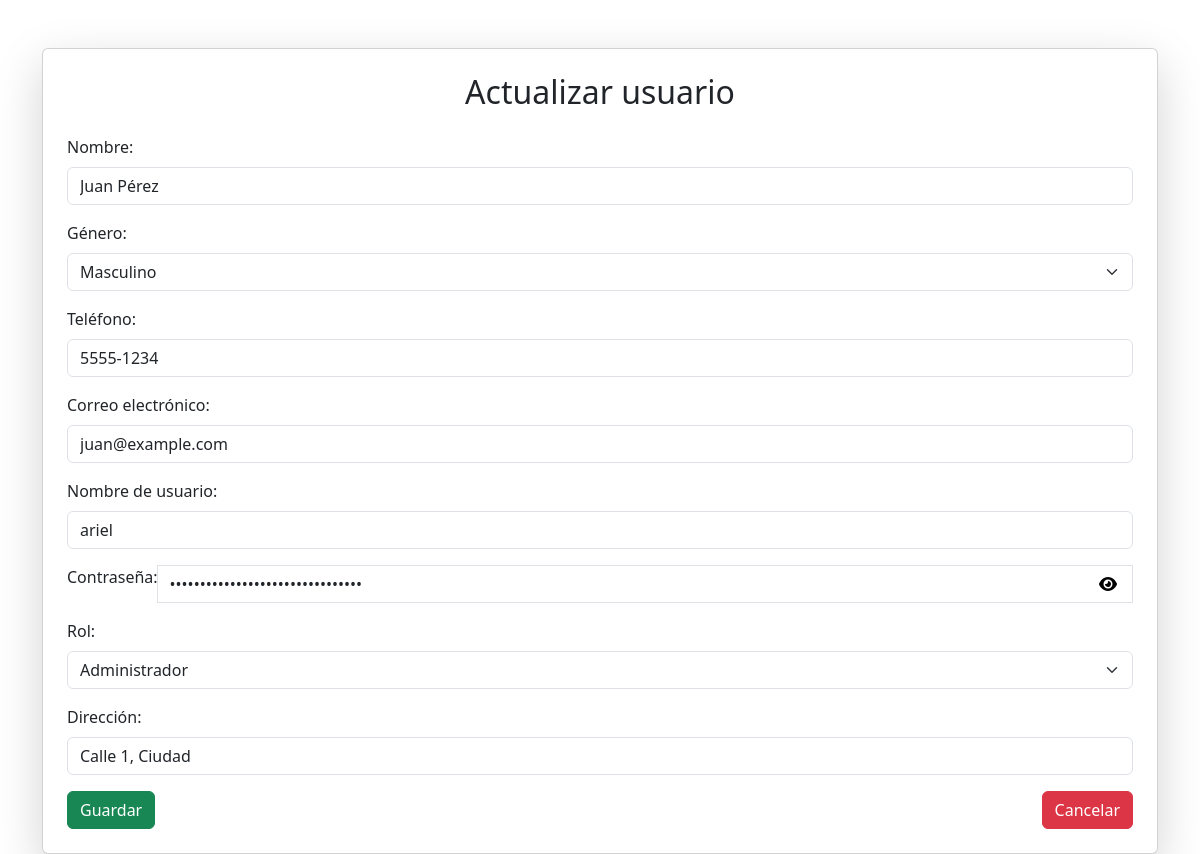
/PuellaSchool/views/user/userIndex.php?action=edit&id=1 (signed in), run on the app's committed database.
### tables this page shows
CREATE TABLE `tbl_user` (
  `UserID` int NOT NULL AUTO_INCREMENT,
  `userCode` varchar(10) NOT NULL,
  `userName` varchar(255) NOT NULL,
  `userGender` varchar(50) NOT NULL,
  `userPhone` varchar(50) NOT NULL,
  `userEmail` varchar(100) NOT NULL,
  `userNickname` varchar(25) NOT NULL,
  `userPassword` varchar(500) NOT NULL,
  `userAddress` varchar(255) NOT NULL,
  `RolID` int DEFAULT NULL,
  PRIMARY KEY (`UserID`),
  UNIQUE KEY `userCode` (`userCode`),
  KEY `RolID` (`RolID`),
  CONSTRAINT `tbl_user_ibfk_1` FOREIGN KEY (`RolID`) REFERENCES `tbl_role` (`RolID`) ON DELETE SET NULL
);

### PuellaSchool/controllers/userController.php (called while the page is built, shortened)
<?php
require_once(dirname(__FILE__) . "/../conf/database.php");
require_once(dirname(__FILE__) . "/../models/userModel.php");
class UserController
{
    private $user;
    public function __construct()
    {
        $database = new Database();
        $this->db = $database->getConnection();
        $this->user = new UserModel($this->db);
    }
    public function edit($id)
    {
        $this->user->UserID = $id;
        $this->user->getUserByID();
        $rolesResult = $this->user->getRoles();
        $roles = $rolesResult->fetchAll(PDO::FETCH_ASSOC);
        $users = $this->user;
        include(dirname(__FILE__) . '/../views/user/userUpdate.php');
    }
}

### PuellaSchool/conf/database.php (called while the page is built, shortened)
<?php
    class Database{
        private $host = "localhost";
        private $database = "PuellaSchoolDB";
        private $user = "root";
        private $password = "123123";
        public function getConnection(){
            $this->conn = null;
            try{
                $this->conn = new PDO("mysql:host=".$this->host.";dbname=".$this->database, $this->user, $this->password);
                $this->conn->exec("set names utf8");
            }catch(PDOException $ex){
                echo"Connection error: ".$ex->getMessage();
                die();
            }
            return $this->conn;
        }
    }
?>

### PuellaSchool/models/userModel.php (called while the page is built, shortened)
<?php
class UserModel
{
    private $conn;
    public $UserID;
    public function __construct($db)
    {
        $this->conn = $db;
    }
    public function getRoles()
    {
        $query = "SELECT RolID, rolName FROM tbl_role";
        $result = $this->conn->prepare($query);
        $result->execute();
        return $result;
    }
    public function getUserByID()
    {
        $query = "CALL sp_SelectUserById(:userID);";
        $result = $this->conn->prepare($query);
        $result->bindParam("userID", $this->UserID);
        $result->execute();
        $row = $result->fetch(PDO::FETCH_ASSOC);
        $this->userName = $row["userName"];
        $this->userGender = $row["userGender"];
        $this->userPhone = $row["userPhone"];
        $this->userEmail = $row["userEmail"];
        $this->userNickname = $row["userNickname"];
        $this->userPassword = $row["userPassword"];
        $this->userAddress = $row["userAddress"];
        $this->RolID = $row["RolID"];
    }
}
?>

### PuellaSchool/views/user/userUpdate.php (the view, shortened to what this page needs)
<!DOCTYPE html>
<html lang="en">
<head>
    <link href="https://cdn.jsdelivr.net/npm/bootstrap@5.3.3/dist/css/bootstrap.min.css" rel="stylesheet">
</head>
<body>
    <div class="container mt-5">
        <div class="card p-4 shadow-lg">
            <h2 class="mb-4 text-center">Actualizar usuario</h2>
            <form action="" method="POST">
                <div class="mb-3">
                    <label for="userName" class="form-label">Nombre:</label>
                    <input type="text" id="userName" name="userName" value="<?= htmlspecialchars($users->userName) ?>" class="form-control" required pattern="[A-Za-z\s]+" title="El nombre solo debe contener letras.">
                </div>
                <div class="mb-3">
                    <label for="userGender" class="form-label">Género:</label>
                    <select id="userGender" name="userGender" class="form-select" required>
                        <option value="Masculino" <?= ($users->userGender == 'Masculino') ? 'selected' : '' ?>>Masculino</option>
                    </select>
                </div>
                <div class="mb-3">
                    <label for="userPhone" class="form-label">Teléfono:</label>
                    <input type="text" id="userPhone" name="userPhone" class="form-control" required pattern="^\d{4}-\d{4}$" title="El formato del teléfono debe ser ####-####" value="<?= htmlspecialchars($users->userPhone) ?>">
                </div>
                <div class="mb-3">
                    <label for="userEmail" class="form-label">Correo electrónico:</label>
                    <input type="email" id="userEmail" name="userEmail" value="<?= htmlspecialchars($users->userEmail) ?>" class="form-control" required>
                </div>
                <div class="mb-3">
                    <label for="userNickname" class="form-label">Nombre de usuario:</label>
                    <input type="text" id="userNickname" name="userNickname" value="<?= htmlspecialchars($users->userNickname) ?>" class="form-control" required pattern="^\S+$" title="No se permiten espacios en blanco en el nombre de usuario.">
                </div>
                <div class="mb-3 input-group">
                    <label for="userPassword" class="form-label">Contraseña:</label>
                    <input type="password" id="userPassword" name="userPassword" value="<?= htmlspecialchars($users->userPassword) ?>" class="form-control" required>
                    <button type="button" class="password-toggle" onclick="togglePassword()">
                        <i id="password-icon" class="fas fa-eye"></i>
                    </button>
                </div>
                <div class="mb-3">
                    <label for="RolID" class="form-label">Rol:</label>
                    <select id="RolID" name="RolID" class="form-select" required>
                        <?php foreach ($roles as $role): ?>
                            <option value="<?= $role['RolID'] ?>" <?= ($role['RolID'] == $users->RolID) ? 'selected' : '' ?>>
                                <?= htmlspecialchars($role['rolName']) ?>
                            </option>
                        <?php endforeach; ?>
                    </select>
                </div>
                <div class="mb-3">
                    <label for="userAddress" class="form-label">Dirección:</label>
                    <input type="text" id="userAddress" name="userAddress" value="<?= htmlspecialchars($users->userAddress) ?>" class="form-control" required>
                </div>
                <div class="d-flex justify-content-between">
                    <button type="submit" class="btn btn-success">Guardar</button>
                    <a href="./userIndex.php" class="btn btn-danger">Cancelar</a>
                </div>
            </form>
        </div>
    </div>
</body>
</html>

### PuellaSchool/views/user/userUpdate.php (style rules this page uses)
.password-toggle { cursor: pointer; position: absolute; right: 10px; top: 50%; transform: translateY(-50%); background: none; border: none; }
.input-group { position: relative; }

### data on the page
tbl_user: userName "Juan Pérez", userGender "Masculino", userPhone "5555-1234", userEmail "juan@example.com", userNickname "ariel", userAddress "Calle 1, Ciudad"

### other printed values
form field RolID "Administrador"
